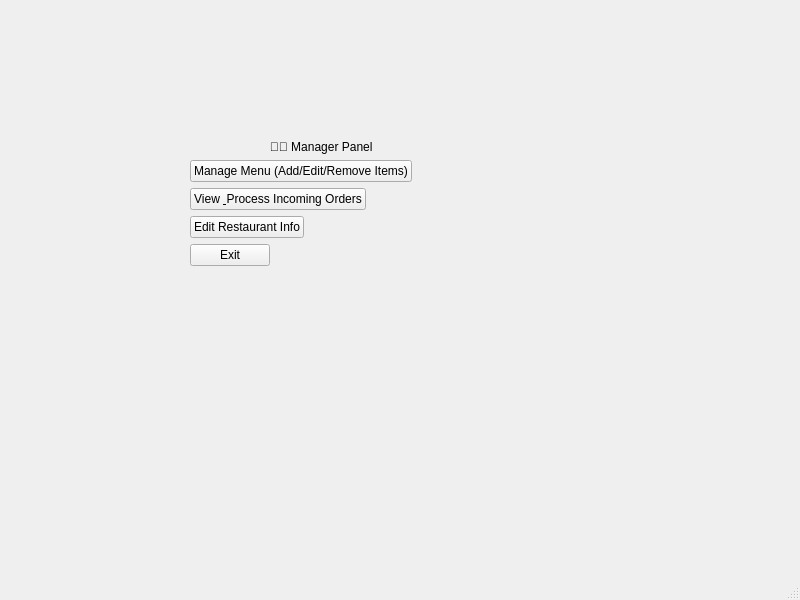
<?xml version="1.0" encoding="UTF-8"?>
<ui version="4.0">
 <class>ManagerPanelWindow</class>
 <widget class="QMainWindow" name="ManagerPanelWindow">
  <property name="geometry">
   <rect>
    <x>0</x>
    <y>0</y>
    <width>800</width>
    <height>600</height>
   </rect>
  </property>
  <property name="minimumSize">
   <size>
    <width>0</width>
    <height>0</height>
   </size>
  </property>
  <property name="windowTitle">
   <string>MainWindow</string>
  </property>
  <widget class="QWidget" name="centralwidget">
   <widget class="QWidget" name="formLayoutWidget">
    <property name="geometry">
     <rect>
      <x>190</x>
      <y>140</y>
      <width>319</width>
      <height>281</height>
     </rect>
    </property>
    <layout class="QFormLayout" name="formLayout">
     <item row="9" column="0">
      <widget class="QPushButton" name="pushButton_edit_res_info">
       <property name="text">
        <string>Edit Restaurant Info</string>
       </property>
      </widget>
     </item>
     <item row="8" column="0">
      <widget class="QPushButton" name="pushButton_incomingorders">
       <property name="text">
        <string>View &amp; Process Incoming Orders</string>
       </property>
      </widget>
     </item>
     <item row="1" column="0" colspan="2">
      <widget class="QLabel" name="label">
       <property name="minimumSize">
        <size>
         <width>4</width>
         <height>5</height>
        </size>
       </property>
       <property name="text">
        <string>                        👨‍🍳 Manager Panel</string>
       </property>
      </widget>
     </item>
     <item row="10" column="0">
      <widget class="QPushButton" name="pushButton_exit">
       <property name="text">
        <string>Exit</string>
       </property>
      </widget>
     </item>
     <item row="7" column="0">
      <widget class="QPushButton" name="pushButton_add_edit_remove_items">
       <property name="text">
        <string>Manage Menu (Add/Edit/Remove Items)</string>
       </property>
      </widget>
     </item>
    </layout>
   </widget>
  </widget>
  <widget class="QMenuBar" name="menubar">
   <property name="geometry">
    <rect>
     <x>0</x>
     <y>0</y>
     <width>800</width>
     <height>26</height>
    </rect>
   </property>
  </widget>
  <widget class="QStatusBar" name="statusbar"/>
 </widget>
 <resources/>
 <connections/>
</ui>
